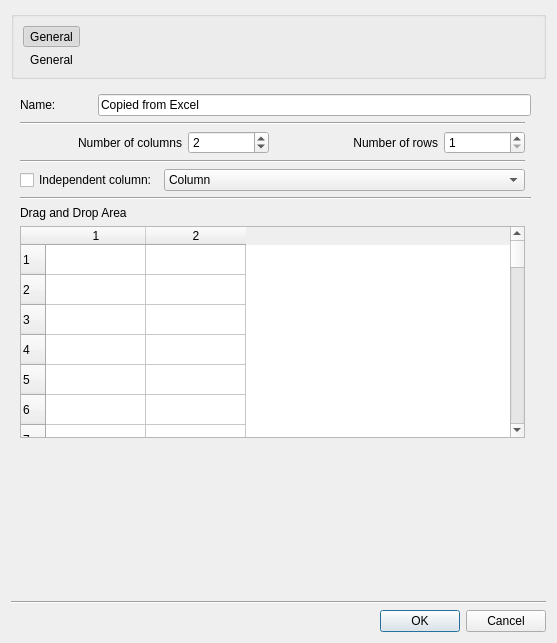
<?xml version="1.0" encoding="UTF-8"?>
<ui version="4.0">
 <class>InputDataEmbedded</class>
 <widget class="QDialog" name="InputDataEmbedded">
  <property name="geometry">
   <rect>
    <x>0</x>
    <y>0</y>
    <width>557</width>
    <height>643</height>
   </rect>
  </property>
  <property name="windowTitle">
   <string>Dialog</string>
  </property>
  <layout class="QGridLayout" name="gridLayout_3">
   <item row="0" column="0" colspan="2">
    <widget class="QGroupBox" name="groupBox">
     <property name="title">
      <string/>
     </property>
     <layout class="QGridLayout" name="gridLayout_4">
      <item row="0" column="1">
       <spacer name="horizontalSpacer">
        <property name="orientation">
         <enum>Qt::Horizontal</enum>
        </property>
        <property name="sizeHint" stdset="0">
         <size>
          <width>289</width>
          <height>20</height>
         </size>
        </property>
       </spacer>
      </item>
      <item row="1" column="0">
       <widget class="QLabel" name="lblGeneral">
        <property name="text">
         <string>General</string>
        </property>
        <property name="alignment">
         <set>Qt::AlignCenter</set>
        </property>
        <property name="buddy">
         <cstring>toolButtonGeneral</cstring>
        </property>
       </widget>
      </item>
      <item row="0" column="0">
       <widget class="QToolButton" name="toolButtonGeneral">
        <property name="text">
         <string>General</string>
        </property>
        <property name="icon">
         <iconset resource="Resources.qrc">
          <normaloff>:/folder-open.png</normaloff>:/folder-open.png</iconset>
        </property>
        <property name="iconSize">
         <size>
          <width>40</width>
          <height>40</height>
         </size>
        </property>
        <property name="checkable">
         <bool>true</bool>
        </property>
        <property name="checked">
         <bool>true</bool>
        </property>
        <property name="autoExclusive">
         <bool>true</bool>
        </property>
        <property name="autoRaise">
         <bool>true</bool>
        </property>
       </widget>
      </item>
     </layout>
    </widget>
   </item>
   <item row="4" column="0" colspan="2">
    <widget class="QDialogButtonBox" name="buttonBox_2">
     <property name="orientation">
      <enum>Qt::Horizontal</enum>
     </property>
     <property name="standardButtons">
      <set>QDialogButtonBox::Cancel|QDialogButtonBox::Ok</set>
     </property>
    </widget>
   </item>
   <item row="3" column="0" colspan="2">
    <widget class="Line" name="hline">
     <property name="orientation">
      <enum>Qt::Horizontal</enum>
     </property>
    </widget>
   </item>
   <item row="1" column="0">
    <widget class="QStackedWidget" name="stackedWidget">
     <property name="currentIndex">
      <number>0</number>
     </property>
     <widget class="QWidget" name="pageGeneral">
      <layout class="QGridLayout" name="gridLayout_2">
       <item row="2" column="1">
        <widget class="QSpinBox" name="spinBox">
         <property name="sizePolicy">
          <sizepolicy hsizetype="Minimum" vsizetype="Fixed">
           <horstretch>1</horstretch>
           <verstretch>0</verstretch>
          </sizepolicy>
         </property>
         <property name="minimum">
          <number>1</number>
         </property>
         <property name="maximum">
          <number>100</number>
         </property>
         <property name="value">
          <number>2</number>
         </property>
        </widget>
       </item>
       <item row="0" column="0" colspan="5">
        <layout class="QHBoxLayout" name="horizontalLayout_2">
         <item>
          <widget class="QLabel" name="lblGeneralName">
           <property name="sizePolicy">
            <sizepolicy hsizetype="Preferred" vsizetype="Preferred">
             <horstretch>1</horstretch>
             <verstretch>0</verstretch>
            </sizepolicy>
           </property>
           <property name="text">
            <string>Name:</string>
           </property>
          </widget>
         </item>
         <item>
          <widget class="QLineEdit" name="ledGeneralName">
           <property name="sizePolicy">
            <sizepolicy hsizetype="Expanding" vsizetype="Fixed">
             <horstretch>6</horstretch>
             <verstretch>0</verstretch>
            </sizepolicy>
           </property>
           <property name="text">
            <string>Copied from Excel</string>
           </property>
          </widget>
         </item>
        </layout>
       </item>
       <item row="6" column="0" colspan="2">
        <widget class="QLabel" name="lblGeneralPreview">
         <property name="text">
          <string>Drag and Drop Area</string>
         </property>
        </widget>
       </item>
       <item row="2" column="0">
        <widget class="QLabel" name="label_2">
         <property name="sizePolicy">
          <sizepolicy hsizetype="Preferred" vsizetype="Preferred">
           <horstretch>2</horstretch>
           <verstretch>0</verstretch>
          </sizepolicy>
         </property>
         <property name="text">
          <string>Number of columns</string>
         </property>
         <property name="alignment">
          <set>Qt::AlignRight|Qt::AlignTrailing|Qt::AlignVCenter</set>
         </property>
        </widget>
       </item>
       <item row="1" column="0" colspan="4">
        <widget class="Line" name="line">
         <property name="orientation">
          <enum>Qt::Horizontal</enum>
         </property>
        </widget>
       </item>
       <item row="2" column="2">
        <widget class="QLabel" name="label_3">
         <property name="sizePolicy">
          <sizepolicy hsizetype="Preferred" vsizetype="Preferred">
           <horstretch>2</horstretch>
           <verstretch>0</verstretch>
          </sizepolicy>
         </property>
         <property name="text">
          <string>Number of rows</string>
         </property>
         <property name="alignment">
          <set>Qt::AlignRight|Qt::AlignTrailing|Qt::AlignVCenter</set>
         </property>
        </widget>
       </item>
       <item row="5" column="0" colspan="5">
        <widget class="Line" name="hlineGeneralBottom">
         <property name="orientation">
          <enum>Qt::Horizontal</enum>
         </property>
        </widget>
       </item>
       <item row="3" column="0" colspan="4">
        <widget class="Line" name="line_2">
         <property name="orientation">
          <enum>Qt::Horizontal</enum>
         </property>
        </widget>
       </item>
       <item row="2" column="3">
        <widget class="QSpinBox" name="spinBox_2">
         <property name="sizePolicy">
          <sizepolicy hsizetype="Minimum" vsizetype="Fixed">
           <horstretch>1</horstretch>
           <verstretch>0</verstretch>
          </sizepolicy>
         </property>
         <property name="minimum">
          <number>1</number>
         </property>
         <property name="maximum">
          <number>5000</number>
         </property>
        </widget>
       </item>
       <item row="4" column="0" colspan="4">
        <layout class="QHBoxLayout" name="horizontalLayout">
         <item>
          <widget class="QCheckBox" name="checkBox">
           <property name="sizePolicy">
            <sizepolicy hsizetype="Minimum" vsizetype="Fixed">
             <horstretch>0</horstretch>
             <verstretch>0</verstretch>
            </sizepolicy>
           </property>
           <property name="layoutDirection">
            <enum>Qt::LeftToRight</enum>
           </property>
           <property name="text">
            <string>Independent column:</string>
           </property>
          </widget>
         </item>
         <item>
          <widget class="QComboBox" name="comboBox_5">
           <property name="sizePolicy">
            <sizepolicy hsizetype="Preferred" vsizetype="Fixed">
             <horstretch>2</horstretch>
             <verstretch>0</verstretch>
            </sizepolicy>
           </property>
           <item>
            <property name="text">
             <string>Column</string>
            </property>
           </item>
          </widget>
         </item>
        </layout>
       </item>
       <item row="7" column="0" colspan="4">
        <widget class="QTableWidget" name="tblwidGeneral">
         <property name="dragEnabled">
          <bool>true</bool>
         </property>
         <property name="rowCount">
          <number>100</number>
         </property>
         <property name="columnCount">
          <number>2</number>
         </property>
         <row/>
         <row/>
         <row/>
         <row/>
         <row/>
         <row/>
         <row/>
         <row/>
         <row/>
         <row/>
         <row/>
         <row/>
         <row/>
         <row/>
         <row/>
         <row/>
         <row/>
         <row/>
         <row/>
         <row/>
         <row/>
         <row/>
         <row/>
         <row/>
         <row/>
         <row/>
         <row/>
         <row/>
         <row/>
         <row/>
         <row/>
         <row/>
         <row/>
         <row/>
         <row/>
         <row/>
         <row/>
         <row/>
         <row/>
         <row/>
         <row/>
         <row/>
         <row/>
         <row/>
         <row/>
         <row/>
         <row/>
         <row/>
         <row/>
         <row/>
         <row/>
         <row/>
         <row/>
         <row/>
         <row/>
         <row/>
         <row/>
         <row/>
         <row/>
         <row/>
         <row/>
         <row/>
         <row/>
         <row/>
         <row/>
         <row/>
         <row/>
         <row/>
         <row/>
         <row/>
         <row/>
         <row/>
         <row/>
         <row/>
         <row/>
         <row/>
         <row/>
         <row/>
         <row/>
         <row/>
         <row/>
         <row/>
         <row/>
         <row/>
         <row/>
         <row/>
         <row/>
         <row/>
         <row/>
         <row/>
         <row/>
         <row/>
         <row/>
         <row/>
         <row/>
         <row/>
         <row/>
         <row/>
         <row/>
         <row/>
         <column/>
         <column/>
        </widget>
       </item>
      </layout>
     </widget>
     <widget class="QWidget" name="pageFormat">
      <layout class="QGridLayout" name="gridLayout">
       <item row="0" column="0" rowspan="2" colspan="2">
        <widget class="Line" name="hlineFormatTop">
         <property name="orientation">
          <enum>Qt::Horizontal</enum>
         </property>
        </widget>
       </item>
       <item row="1" column="1" rowspan="2">
        <widget class="QComboBox" name="comboBox_4">
         <property name="sizePolicy">
          <sizepolicy hsizetype="Preferred" vsizetype="Fixed">
           <horstretch>1</horstretch>
           <verstretch>0</verstretch>
          </sizepolicy>
         </property>
        </widget>
       </item>
       <item row="2" column="0">
        <widget class="QLabel" name="label_5">
         <property name="sizePolicy">
          <sizepolicy hsizetype="Preferred" vsizetype="Preferred">
           <horstretch>0</horstretch>
           <verstretch>0</verstretch>
          </sizepolicy>
         </property>
         <property name="text">
          <string>Table:</string>
         </property>
        </widget>
       </item>
       <item row="3" column="0" colspan="2">
        <widget class="Line" name="hlineFormatBottom">
         <property name="orientation">
          <enum>Qt::Horizontal</enum>
         </property>
        </widget>
       </item>
       <item row="4" column="0" colspan="2">
        <widget class="QLabel" name="lblFormatPreview">
         <property name="text">
          <string>Preview (limited to 50 rows)</string>
         </property>
        </widget>
       </item>
       <item row="5" column="0" colspan="2">
        <widget class="QTableWidget" name="tableWidgetFormat"/>
       </item>
      </layout>
     </widget>
     <widget class="QWidget" name="pageTime">
      <layout class="QGridLayout" name="gridLayout_7">
       <item row="1" column="0" colspan="2">
        <widget class="Line" name="line_8">
         <property name="orientation">
          <enum>Qt::Horizontal</enum>
         </property>
        </widget>
       </item>
       <item row="7" column="0" colspan="2">
        <widget class="QTableWidget" name="tableWidget_3"/>
       </item>
       <item row="6" column="0" colspan="2">
        <widget class="QLabel" name="label_19">
         <property name="text">
          <string>Preview (limited to 50 rows)</string>
         </property>
        </widget>
       </item>
       <item row="3" column="0" colspan="2">
        <layout class="QHBoxLayout" name="horizontalLayout_3">
         <item>
          <widget class="QCheckBox" name="checkBox_12">
           <property name="text">
            <string>Exclude after</string>
           </property>
          </widget>
         </item>
         <item>
          <widget class="QDateTimeEdit" name="dateTimeEdit_2">
           <property name="sizePolicy">
            <sizepolicy hsizetype="Minimum" vsizetype="Fixed">
             <horstretch>1</horstretch>
             <verstretch>0</verstretch>
            </sizepolicy>
           </property>
          </widget>
         </item>
        </layout>
       </item>
       <item row="4" column="0" colspan="2">
        <layout class="QHBoxLayout" name="horizontalLayout_6">
         <item>
          <widget class="QLabel" name="label_18">
           <property name="text">
            <string>Corresponding decimal time:</string>
           </property>
          </widget>
         </item>
         <item>
          <widget class="QLineEdit" name="lineEdit_9">
           <property name="text">
            <string>0</string>
           </property>
          </widget>
         </item>
         <item>
          <widget class="QComboBox" name="comboBox_2">
           <item>
            <property name="text">
             <string>s</string>
            </property>
           </item>
          </widget>
         </item>
        </layout>
       </item>
       <item row="5" column="0" colspan="2">
        <widget class="Line" name="line_7">
         <property name="orientation">
          <enum>Qt::Horizontal</enum>
         </property>
        </widget>
       </item>
       <item row="0" column="0" colspan="2">
        <layout class="QHBoxLayout" name="horizontalLayout_5">
         <item>
          <widget class="QCheckBox" name="checkBox_10">
           <property name="text">
            <string>Independent column</string>
           </property>
           <property name="checked">
            <bool>false</bool>
           </property>
          </widget>
         </item>
         <item>
          <widget class="QComboBox" name="comboBox">
           <item>
            <property name="text">
             <string>DateTime</string>
            </property>
           </item>
           <item>
            <property name="text">
             <string>Date</string>
            </property>
           </item>
           <item>
            <property name="text">
             <string>Time</string>
            </property>
           </item>
           <item>
            <property name="text">
             <string>Float</string>
            </property>
           </item>
           <item>
            <property name="text">
             <string>Double</string>
            </property>
           </item>
           <item>
            <property name="text">
             <string>Int</string>
            </property>
           </item>
          </widget>
         </item>
        </layout>
       </item>
       <item row="2" column="0" colspan="2">
        <layout class="QHBoxLayout" name="horizontalLayout_4">
         <item>
          <widget class="QCheckBox" name="checkBox_11">
           <property name="text">
            <string>Exclude before</string>
           </property>
          </widget>
         </item>
         <item>
          <widget class="QDateTimeEdit" name="dateTimeEdit">
           <property name="sizePolicy">
            <sizepolicy hsizetype="Minimum" vsizetype="Fixed">
             <horstretch>1</horstretch>
             <verstretch>0</verstretch>
            </sizepolicy>
           </property>
          </widget>
         </item>
        </layout>
       </item>
      </layout>
     </widget>
     <widget class="QWidget" name="pageUpdate">
      <layout class="QGridLayout" name="gridLayout_8">
       <item row="0" column="0">
        <widget class="QCheckBox" name="checkBox_15">
         <property name="text">
          <string>Auto load new data</string>
         </property>
        </widget>
       </item>
       <item row="1" column="0">
        <widget class="Line" name="line_9">
         <property name="orientation">
          <enum>Qt::Horizontal</enum>
         </property>
        </widget>
       </item>
       <item row="2" column="0">
        <widget class="QLabel" name="label_20">
         <property name="text">
          <string>Preview (limited to 50 rows)</string>
         </property>
        </widget>
       </item>
       <item row="3" column="0">
        <widget class="QTableWidget" name="tableWidget_4"/>
       </item>
      </layout>
     </widget>
    </widget>
   </item>
   <item row="2" column="0">
    <spacer name="verticalSpacerFormat">
     <property name="orientation">
      <enum>Qt::Vertical</enum>
     </property>
     <property name="sizeHint" stdset="0">
      <size>
       <width>20</width>
       <height>40</height>
      </size>
     </property>
    </spacer>
   </item>
  </layout>
 </widget>
 <resources>
  <include location="Resources.qrc"/>
 </resources>
 <connections/>
</ui>
